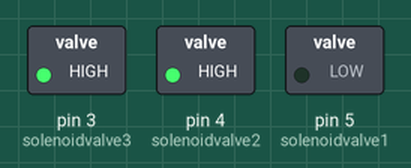
A sketch run on a simulated Arduino Uno, built with avr-gcc and run on an emulated ATmega328P. On the bench: switched loads named in the sketch (green lamp = pin HIGH).

Above: at 1.0 s.
At 2.5 s:
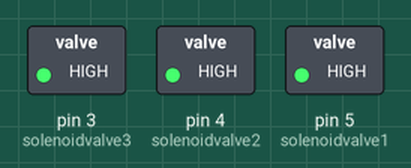
At 4.0 s:
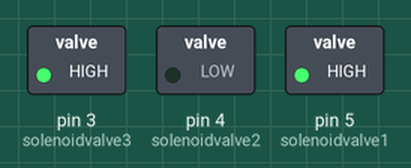
At 7.0 s:
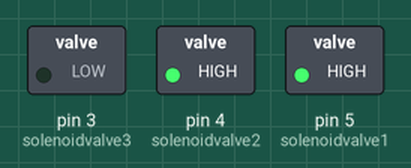
Timing chart, 0 to 11.7 s (numbered marks = the images above):
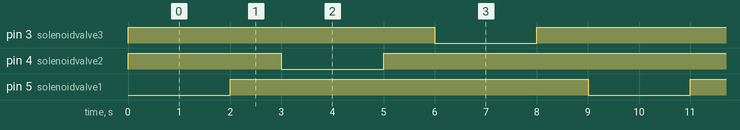

The sketch:

Arm_Calibration_test.ino
```cpp
int solenoidvalve1=5;
int solenoidvalve2=4;
int solenoidvalve3=3;

void setup(){
pinMode(solenoidvalve1,OUTPUT);
pinMode(solenoidvalve2,OUTPUT);
pinMode(solenoidvalve3,OUTPUT);
digitalWrite(solenoidvalve1,HIGH);
digitalWrite(solenoidvalve2,HIGH);
digitalWrite(solenoidvalve3,HIGH);
}

void loop(){
digitalWrite(solenoidvalve1,LOW);
delay(2000);
digitalWrite(solenoidvalve1,HIGH);
delay(1000);
digitalWrite(solenoidvalve2,LOW);
delay(2000);
digitalWrite(solenoidvalve2,HIGH);
delay(1000);
digitalWrite(solenoidvalve3,LOW);
delay(2000);
digitalWrite(solenoidvalve3,HIGH);
delay(1000);
}
```

Measured:
- by itself, pin 3 (solenoidvalve3), pin 4 (solenoidvalve2), pin 5 (solenoidvalve1): alternates HIGH for 7.0 s and LOW for 2.0 s
- by itself, everything shown: repeats every 9.0 s, in 6 steps
